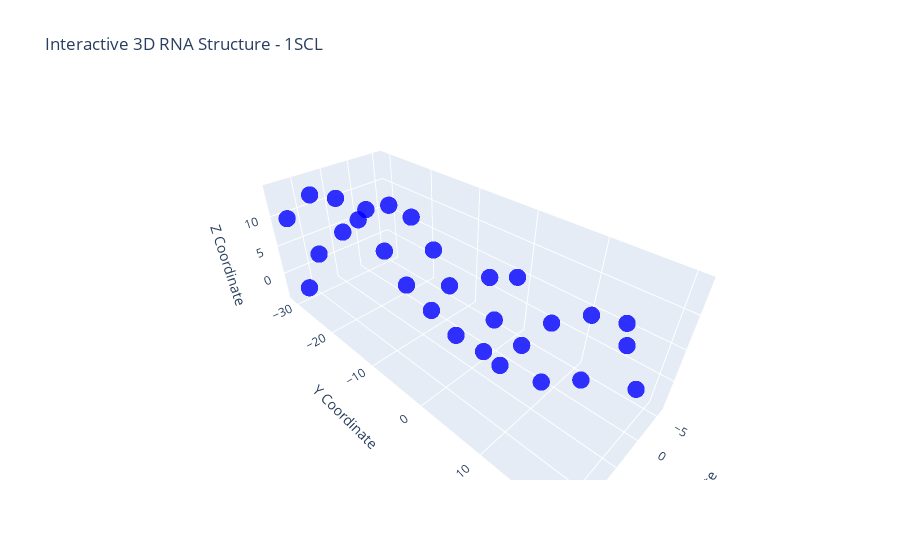

Notebook code for this chart:
### Markdown cell above
## Visualize the 3D RNA Structure

### Code cell
df_1SCL = df_train_labels[df_train_labels["ID"].str.startswith("1SCL_A_")].iloc[:29]

fig = go.Figure()

fig.add_trace(go.Scatter3d(
    x=df_1SCL["x_1"], 
    y=df_1SCL["y_1"], 
    z=df_1SCL["z_1"],
    mode='markers',
    marker=dict(size=6, color='blue', opacity=0.8),
    text=df_1SCL["resname"],  # show by hovering over point the niklotide type
    name="C1' Carbon Atoms"
))

fig.update_layout(
    title="Interactive 3D RNA Structure - 1SCL",
    scene=dict(
        xaxis_title="X Coordinate",
        yaxis_title="Y Coordinate",
        zaxis_title="Z Coordinate"
    )
)
fig.show()

### Figure 1 — Plotly figure (JSON) as saved in the notebook; plotly's stock layout.template omitted (floating-point values rounded to 4 significant figures)
{"data": [{"marker": {"color": "blue", "opacity": 0.8, "size": 6}, "mode": "markers", "name": "C1' Carbon Atoms", "text": ["G", "G", "G", "U", "G", "C", "U", "C", "A", "G", "U", "A", "C", "G", "A", "G", "A", "G", "G", "A", "A", "C", "C", "G", "C", "A", "C", "C", "C"], "type": "scatter3d", "x": [13.76, 9.31, 5.529, 2.678, 1.827, 2.04, 1.107, 2.991, 0.896, 0.228, 4.329, 5.165, 2.61, 1.174, 1.58, -1.575, -6.051, -5.554, -3.107, -1.41, 1.866, 3.655, 5.314, 7.931, 8.735, 9.108, 8.897, 9.673, 12.64], "y": [-25.97, -29.64, -27.81, -24.9, -20.14, -14.91, -11.51, -6.406, -1.193, 2.646, 2.718, 4.792, 9.495, 13.83, 20.11, 16.93, 14.76, 10.41, 6.405, 3.335, -0.716, -4.444, -7.656, -9.528, -12.65, -17.3, -22.61, -28.34, -30.91], "z": [0.102, 2.669, 5.878, 9.793, 11.79, 11.77, 7.517, 4.783, 7.608, 9.128, 4.804, -0.914, -2.308, 0.201, 3.76, 5.897, 5.224, 4.309, 2.12, -2.655, -4.333, -2.485, 1.13, 5.781, 10.02, 13.02, 14.31, 13.29, 9.645]}], "layout": {"scene": {"xaxis": {"title": {"text": "X Coordinate"}}, "yaxis": {"title": {"text": "Y Coordinate"}}, "zaxis": {"title": {"text": "Z Coordinate"}}}, "title": {"text": "Interactive 3D RNA Structure - 1SCL"}}}
